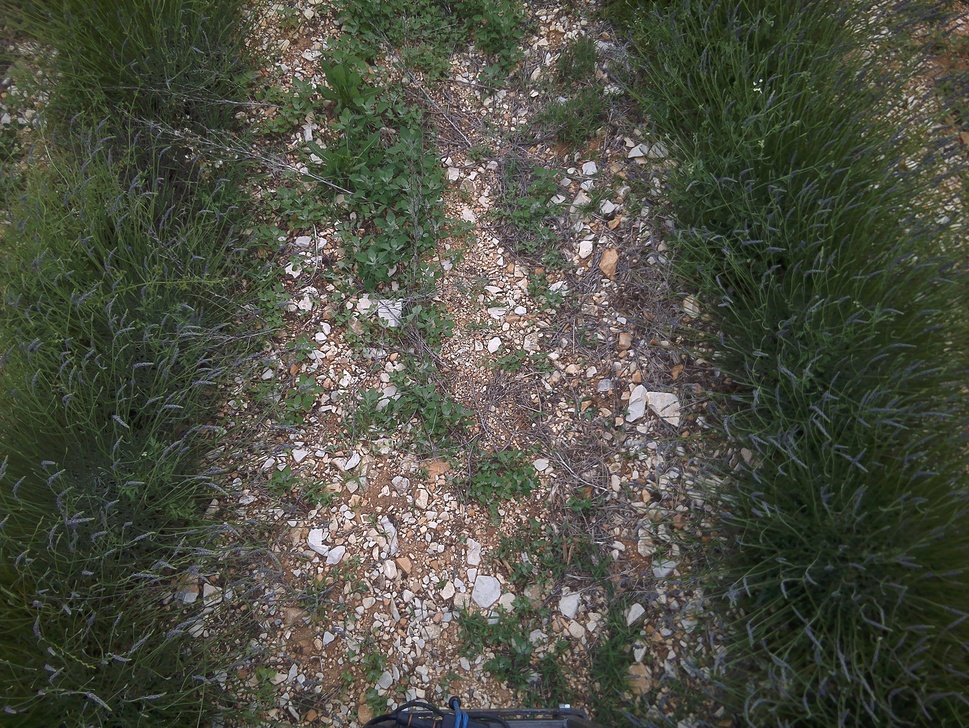
#> input picture Exemple_resultat/base/00000.jpg, 969 x 728 px, shrunk from 3280 x 2464 before the run; its folder holds only this picture in this run
$ python conversion.py
#> lines starting #> are read from the running program, lines starting #| are printed output that depends on the picture; after the words box and inside, x2 and y2 are one past the last pixel; in counts of white or black regions, pixels touching at a corner belong together
import cv2
import numpy as np
import os

folder_path = '/home/hugo/Projet3a/Annotations/Test/Image_Detection/base'
folder_new_path = '/home/hugo/Projet3a/Annotations/Test/Image_Detection/new_image_conversion'

i=1
list=os.listdir(folder_path)
sort_list=sorted(list,key=lambda f: int(os.path.splitext(f)[0]))

for file in sort_list:
	os.chdir(folder_path)
	lavandin=cv2.imread(file)
#> lavandin is the input picture: shape (728, 969, 3); mean B, G, R 66.8, 79, 77.4
	hsv_lavandin=cv2.cvtColor(lavandin,cv2.COLOR_BGR2HSV)
#> hsv_lavandin: shape (728, 969, 3); mean H, S, V 49.3, 62.9, 83.4

	lower_green=np.array([25,0,0])
	upper_green=np.array([86,255,255])

	mask=cv2.inRange(hsv_lavandin,lower_green,upper_green)
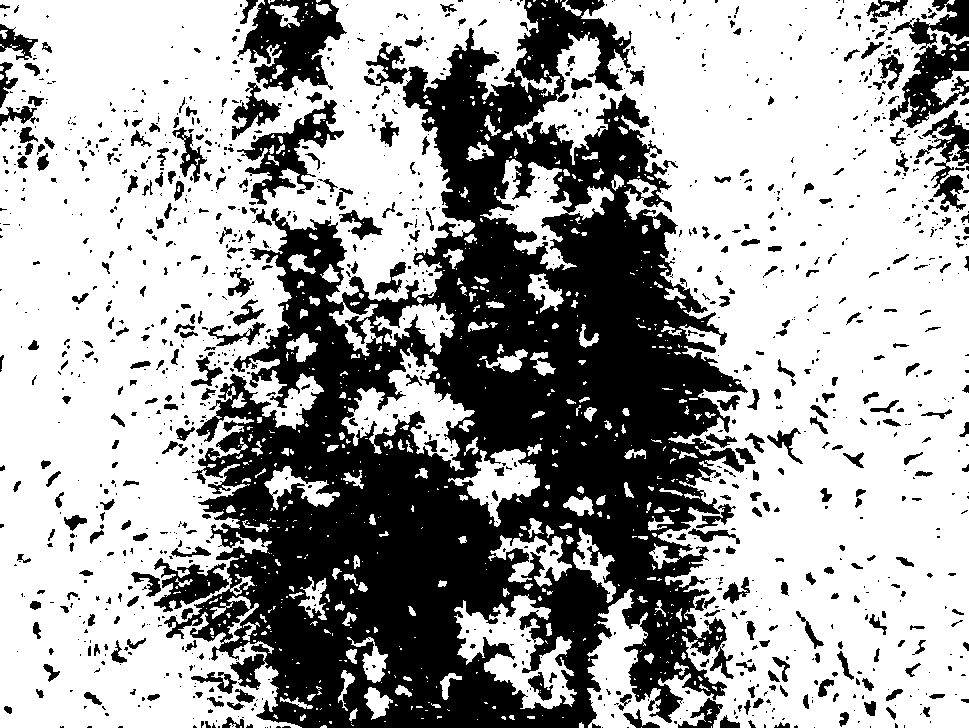
#> mask: shape (728, 969); 63.7% white; 1354 black regions (964 under 20 px), largest, box (x1, y1, x2, y2) and area: (164, 0, 748, 728) 204533, (237, 0, 347, 91) 5536, (889, 0, 969, 128) 4710
	green=cv2.bitwise_and(lavandin,lavandin, mask=mask) #bitwise operation on the pixels
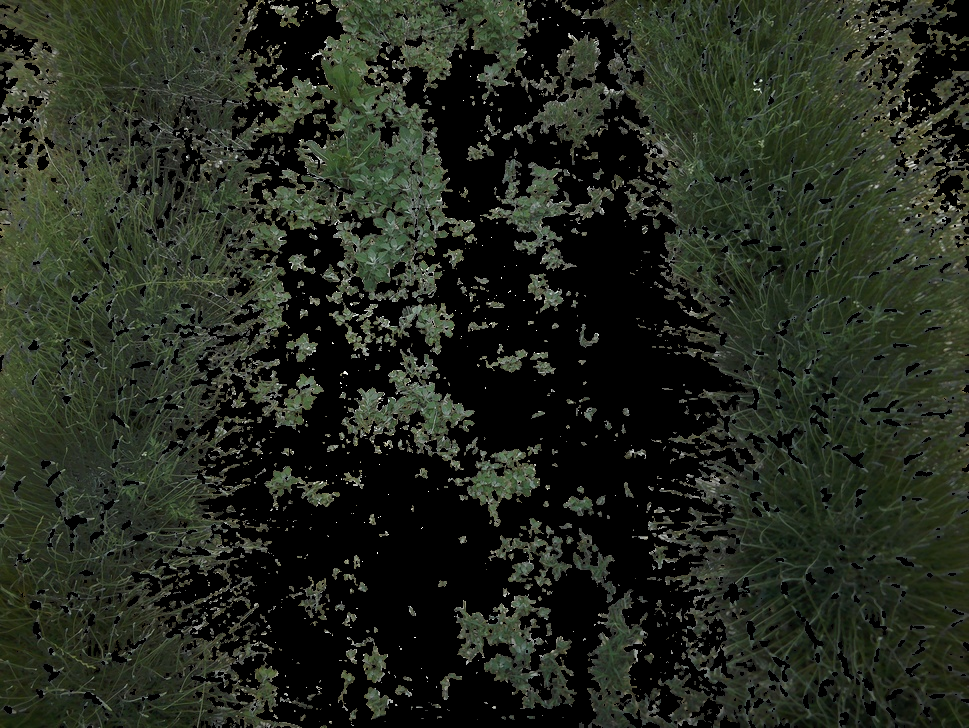
#> green: shape (728, 969, 3); mean B, G, R 30.9, 41.8, 36.5
	kernel = cv2.getStructuringElement(cv2.MORPH_RECT, (5, 5))
	erosion = cv2.erode(green, kernel, iterations = 1)
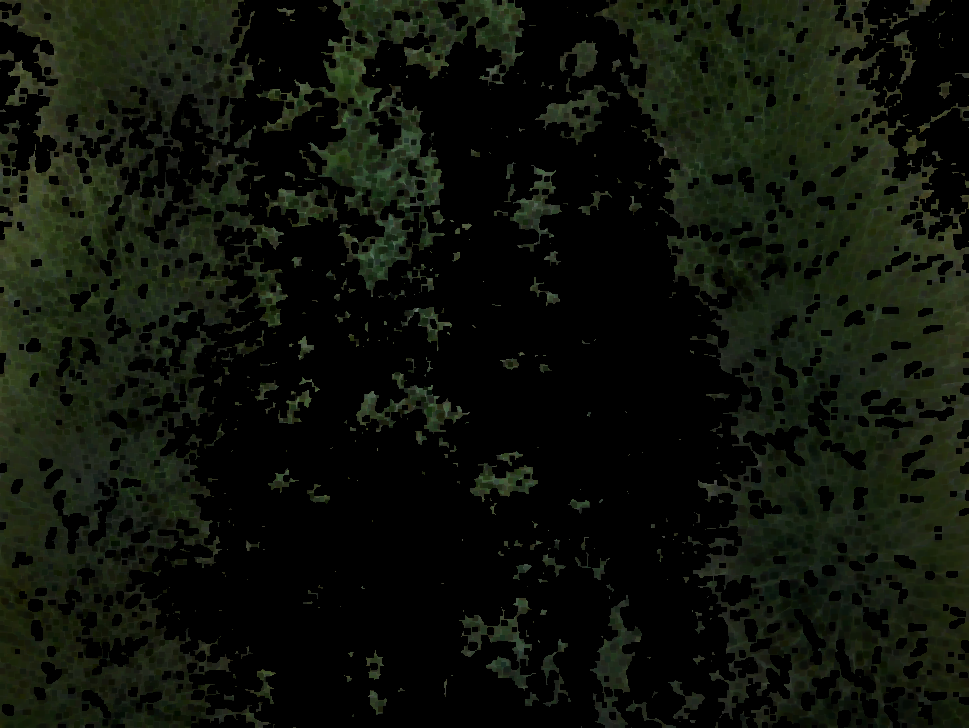
#> erosion: shape (728, 969, 3); mean B, G, R 10.5, 18.7, 14.7
	os.chdir(folder_new_path)
	cv2.imwrite(str("{:05d}".format(i))+".jpg",erosion)
	i+=1

$ run again, on Exemple_resultat/base/00004.jpg
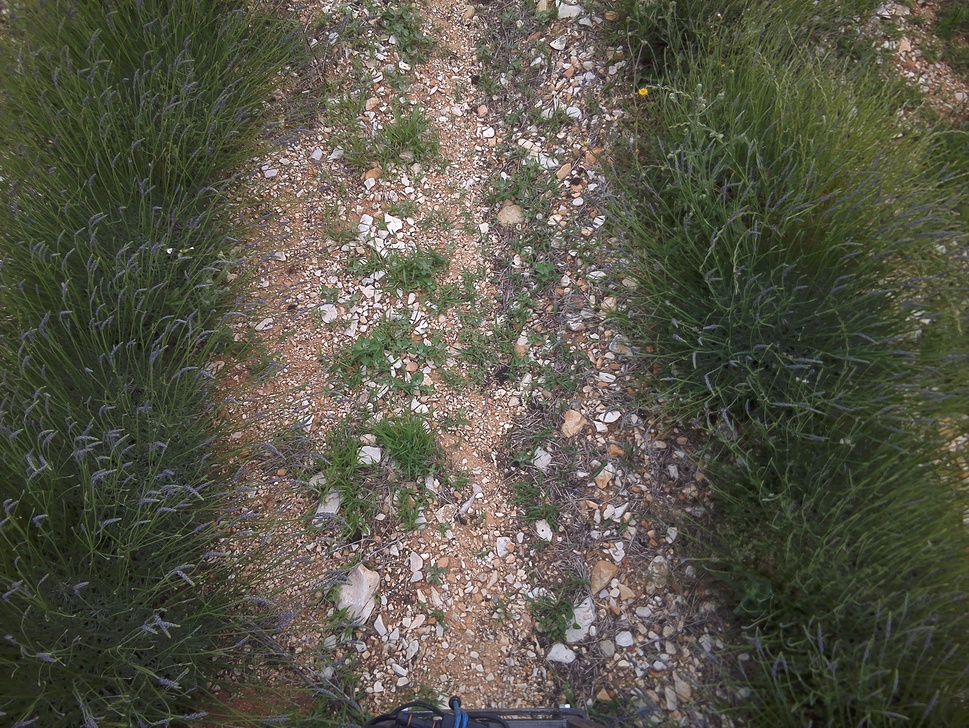
#> input picture Exemple_resultat/base/00004.jpg, 969 x 728 px, shrunk from 3280 x 2464 before the run
#> lavandin is the input picture: shape (728, 969, 3); mean B, G, R 72.3, 86.3, 88.1
#> hsv_lavandin: shape (728, 969, 3); mean H, S, V 43.5, 64.4, 92.2
#> `mask=cv2.inRange(hsv_lavandin,lower_green,upper_green)`:
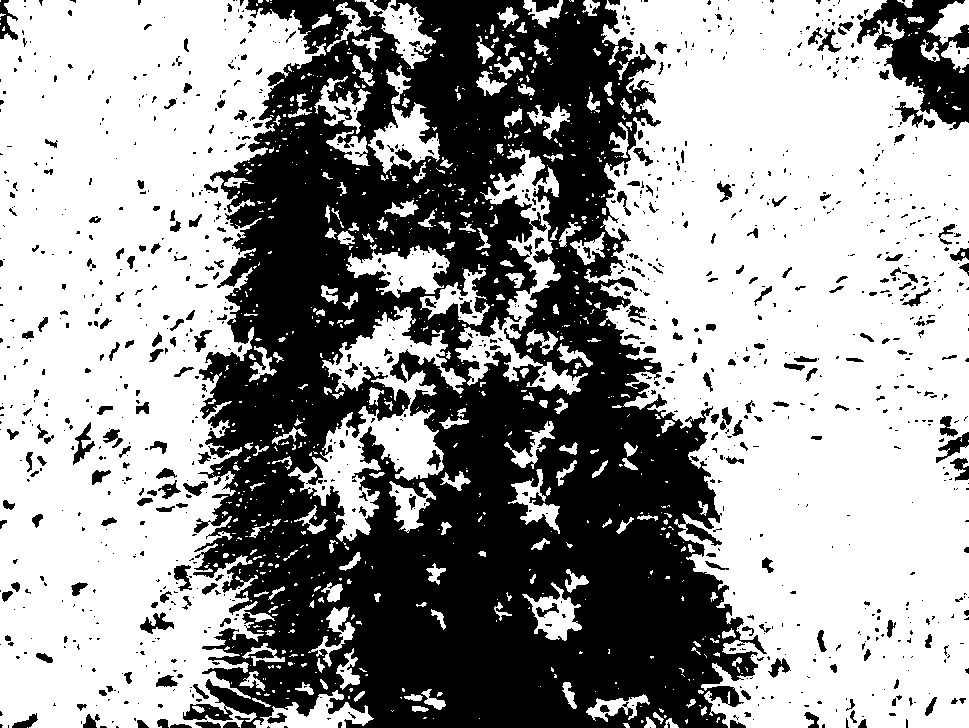
#> mask: shape (728, 969); 60.3% white; 1173 black regions (900 under 20 px), largest, box (x1, y1, x2, y2) and area: (183, 0, 767, 728) 250701, (857, 0, 969, 130) 6874, (936, 432, 969, 463) 361
#> `erosion = cv2.erode(green, kernel, iterations = 1)`:
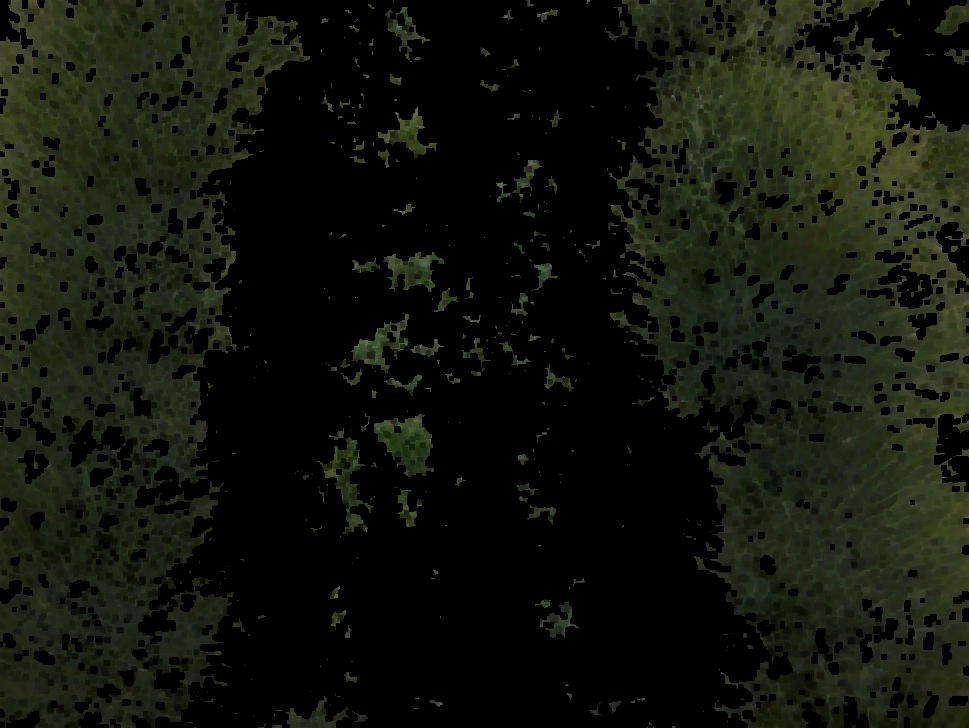
#> erosion: shape (728, 969, 3); mean B, G, R 11.9, 20.8, 17.9
